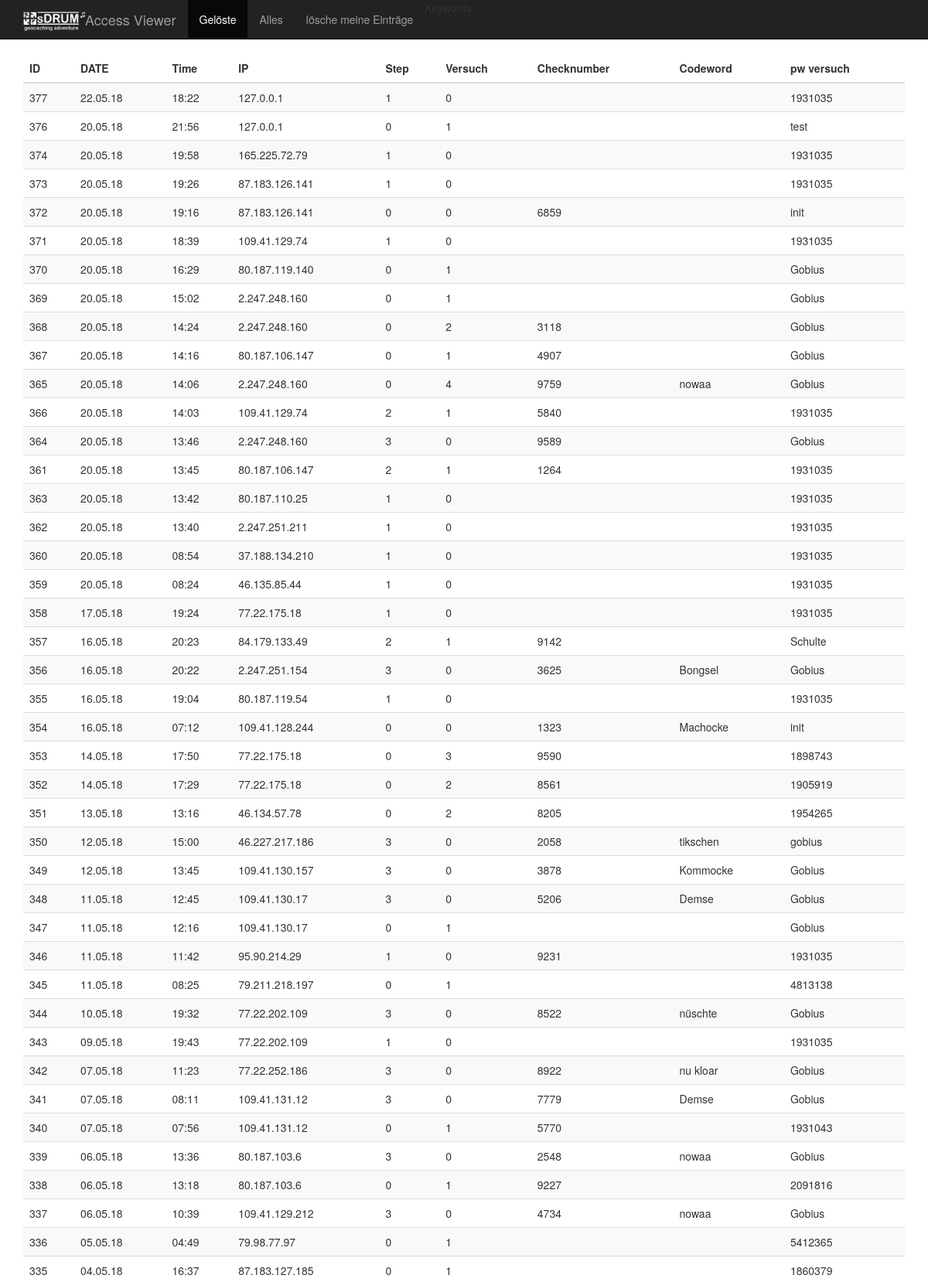
Page /show_access1.php?a=view&mode=all (upper part) on the committed database.
### tables this page shows
CREATE TABLE "access_list" (
	`id`	INTEGER PRIMARY KEY AUTOINCREMENT,
	`ip_adress`	TEXT,
	`ts`	INTEGER,
	`pw`	TEXT,
	`try`	INTEGER,
	`step`	INTEGER,
	`cross`	INTEGER,
	`codeword`	TEXT
);

### show_access1.php (the view, shortened to what this page needs)
<!DOCTYPE html>
<html lang="de">
  <head>
    <link href="include/bootstrap-3.3.5-dist/css/bootstrap.min.css" rel="stylesheet">
  </head>
  <body>
    <nav class="navbar navbar-default navbar-fixed-top navbar-inverse">
      <div class="container">
        <div class="navbar-header">
          <a class="navbar-brand" href="#">Access Viewer<img src="sDRUM_Logo_invers.png" style="width:80px; float:left;"/></a>
        </div>
        <div id="navbar" class="navbar-collapse collapse">
          <ul class="nav navbar-nav">
            <li class="active"><a href="show_access1.php?a=view&mode=solved">Gelöste</a></li>
            <li><a href="show_access1.php?a=view&mode=all">Alles</a></li>
            <li><a href="show_access1.php?a=drop_me&mode=">lösche meine Einträge</a></li>
            <li id="menu_keywords">Keywords</li>
          </ul>
        </div>
      </div>
    </nav>
    <div class="container">
   <div class="table-responsive">
<?php
$action = '';
function ts_short($ts)
{
  $temp = bcdiv($ts, 86400, 0);
  return ($temp);
}
function get_table($mode)
{
  $date_ts_now = ts_short(time());
  $db = new SQLite3(DB_NAME);
  if(($mode == '')||($mode == 'solved')){
    $q = "SELECT * FROM access_list WHERE step == 3 ORDER BY ts DESC LIMIT 50";
  }else{
    $q = "SELECT * FROM access_list ORDER BY ts DESC LIMIT 50";
  }
$results = $db->query($q);
  $tbl = '<table class="table table-striped">';
  $tbl .= "<thead style=\"text-align:left;\">";
  $tbl .= "<tr>";
  $tbl .= "<th >ID</th>";
  $tbl .= "<th >DATE</th>";
  $tbl .= "<th >Time</th>";
  $tbl .= "<th >IP</th>";
  $tbl .= "<th >Step</th>";
  $tbl .= "<th >Versuch</th>";
  $tbl .= "<th >Checknumber</th>";
  $tbl .= "<th >Codeword</th>";
  $tbl .= "<th >pw versuch</th>";
  $tbl .= "</tr>";
  $tbl .= "</thead>";
  $tbl .= "<tbody>";
  while ($row = $results->fetchArray()) {
     $css = '';
     $date_ts = ts_short($row['ts']);
     if($date_ts == $date_ts_now){$css = 'class="success"';$datum = "Heute";}else
     if($date_ts == $date_ts_now-1){$css = 'class="info"';$datum = "Gestern";}else
      {
       $datum = date("d.m.y",$row['ts'] );
      }
     $tbl .= "<tr $css>";
     $tbl .= "<td>".$row['id']."</td>";
     $tbl .= "<td>".$datum."</td>";
     $tbl .= "<td>".date("H:i",$row['ts'] )."</td>";
     $tbl .= "<td>".$row['ip_adress']."</td>";
     $tbl .= "<td>".$row['step']."</td>";
     $tbl .= "<td>".$row['try']."</td>";
     $tbl .= "<td>".$row['cross']."</td>";
     $tbl .= "<td>".$row['codeword']."</td>";
     $tbl .= "<td>".$row['pw']."</td>";
     $tbl .= "</tr>";
  }
  $tbl .= "</tbody>";
  $tbl .= '</table>';
  return $tbl;
}
if (isset($_REQUEST['a']))
{
  $action = $_REQUEST['a'];
  $mode = '';
  if(isset($_REQUEST['mode'])){$mode = $_REQUEST['mode'];}
}
if($action == 'view')
{
  print get_table($mode);
}
?>
    </div>
    </div>
  </body>
</html>

### show_access1.php (style rules this page uses)
body { padding-top: 70px; }

### rows in the picture
access_list: id "377", ts "22.05.18", ts "18:22", ip_adress "127.0.0.1", step "1", try "0", pw "1931035"
access_list: id "376", ts "20.05.18", ts "21:56", ip_adress "127.0.0.1", step "0", try "1", pw "test"
access_list: id "374", ts "20.05.18", ts "19:58", ip_adress "165.225.72.79", step "1", try "0", pw "1931035"
access_list: id "373", ts "20.05.18", ts "19:26", ip_adress "87.183.126.141", step "1", try "0", pw "1931035"
access_list: id "372", ts "20.05.18", ts "19:16", ip_adress "87.183.126.141", step "0", try "0", cross "6859", pw "init"
access_list: id "371", ts "20.05.18", ts "18:39", ip_adress "109.41.129.74", step "1", try "0", pw "1931035"
access_list: id "370", ts "20.05.18", ts "16:29", ip_adress "80.187.119.140", step "0", try "1", pw "Gobius"
access_list: id "369", ts "20.05.18", ts "15:02", ip_adress "2.247.248.160", step "0", try "1", pw "Gobius"
access_list: id "368", ts "20.05.18", ts "14:24", ip_adress "2.247.248.160", step "0", try "2", cross "3118", pw "Gobius"
access_list: id "367", ts "20.05.18", ts "14:16", ip_adress "80.187.106.147", step "0", try "1", cross "4907", pw "Gobius"
access_list: id "365", ts "20.05.18", ts "14:06", ip_adress "2.247.248.160", step "0", try "4", cross "9759", codeword "nowaa", pw "Gobius"
access_list: id "366", ts "20.05.18", ts "14:03", ip_adress "109.41.129.74", step "2", try "1", cross "5840", pw "1931035"
access_list: id "364", ts "20.05.18", ts "13:46", ip_adress "2.247.248.160", step "3", try "0", cross "9589", pw "Gobius"
access_list: id "361", ts "20.05.18", ts "13:45", ip_adress "80.187.106.147", step "2", try "1", cross "1264", pw "1931035"
access_list: id "363", ts "20.05.18", ts "13:42", ip_adress "80.187.110.25", step "1", try "0", pw "1931035"
access_list: id "362", ts "20.05.18", ts "13:40", ip_adress "2.247.251.211", step "1", try "0", pw "1931035"
access_list: id "360", ts "20.05.18", ts "08:54", ip_adress "37.188.134.210", step "1", try "0", pw "1931035"
access_list: id "359", ts "20.05.18", ts "08:24", ip_adress "46.135.85.44", step "1", try "0", pw "1931035"
access_list: id "358", ts "17.05.18", ts "19:24", ip_adress "77.22.175.18", step "1", try "0", pw "1931035"
access_list: id "357", ts "16.05.18", ts "20:23", ip_adress "84.179.133.49", step "2", try "1", cross "9142", pw "Schulte"
access_list: id "356", ts "16.05.18", ts "20:22", ip_adress "2.247.251.154", step "3", try "0", cross "3625", codeword "Bongsel", pw "Gobius"
access_list: id "355", ts "16.05.18", ts "19:04", ip_adress "80.187.119.54", step "1", try "0", pw "1931035"
access_list: id "354", ts "16.05.18", ts "07:12", ip_adress "109.41.128.244", step "0", try "0", cross "1323", codeword "Machocke", pw "init"
access_list: id "353", ts "14.05.18", ts "17:50", ip_adress "77.22.175.18", step "0", try "3", cross "9590", pw "1898743"
access_list: id "352", ts "14.05.18", ts "17:29", ip_adress "77.22.175.18", step "0", try "2", cross "8561", pw "1905919"
access_list: id "351", ts "13.05.18", ts "13:16", ip_adress "46.134.57.78", step "0", try "2", cross "8205", pw "1954265"
access_list: id "350", ts "12.05.18", ts "15:00", ip_adress "46.227.217.186", step "3", try "0", cross "2058", codeword "tikschen", pw "gobius"
access_list: id "349", ts "12.05.18", ts "13:45", ip_adress "109.41.130.157", step "3", try "0", cross "3878", codeword "Kommocke", pw "Gobius"
access_list: id "348", ts "11.05.18", ts "12:45", ip_adress "109.41.130.17", step "3", try "0", cross "5206", codeword "Demse", pw "Gobius"
access_list: id "347", ts "11.05.18", ts "12:16", ip_adress "109.41.130.17", step "0", try "1", pw "Gobius"
access_list: id "346", ts "11.05.18", ts "11:42", ip_adress "95.90.214.29", step "1", try "0", cross "9231", pw "1931035"
access_list: id "345", ts "11.05.18", ts "08:25", ip_adress "79.211.218.197", step "0", try "1", pw "4813138"
access_list: id "344", ts "10.05.18", ts "19:32", ip_adress "77.22.202.109", step "3", try "0", cross "8522", codeword "nüschte", pw "Gobius"
access_list: id "343", ts "09.05.18", ts "19:43", ip_adress "77.22.202.109", step "1", try "0", pw "1931035"
access_list: id "342", ts "07.05.18", ts "11:23", ip_adress "77.22.252.186", step "3", try "0", cross "8922", codeword "nu kloar", pw "Gobius"
access_list: id "341", ts "07.05.18", ts "08:11", ip_adress "109.41.131.12", step "3", try "0", cross "7779", codeword "Demse", pw "Gobius"
access_list: id "340", ts "07.05.18", ts "07:56", ip_adress "109.41.131.12", step "0", try "1", cross "5770", pw "1931043"
access_list: id "339", ts "06.05.18", ts "13:36", ip_adress "80.187.103.6", step "3", try "0", cross "2548", codeword "nowaa", pw "Gobius"
access_list: id "338", ts "06.05.18", ts "13:18", ip_adress "80.187.103.6", step "0", try "1", cross "9227", pw "2091816"
access_list: id "337", ts "06.05.18", ts "10:39", ip_adress "109.41.129.212", step "3", try "0", cross "4734", codeword "nowaa", pw "Gobius"
access_list: id "336", ts "05.05.18", ts "04:49", ip_adress "79.98.77.97", step "0", try "1", pw "5412365"
access_list: id "335", ts "04.05.18", ts "16:37", ip_adress "87.183.127.185", step "0", try "1", pw "1860379"
